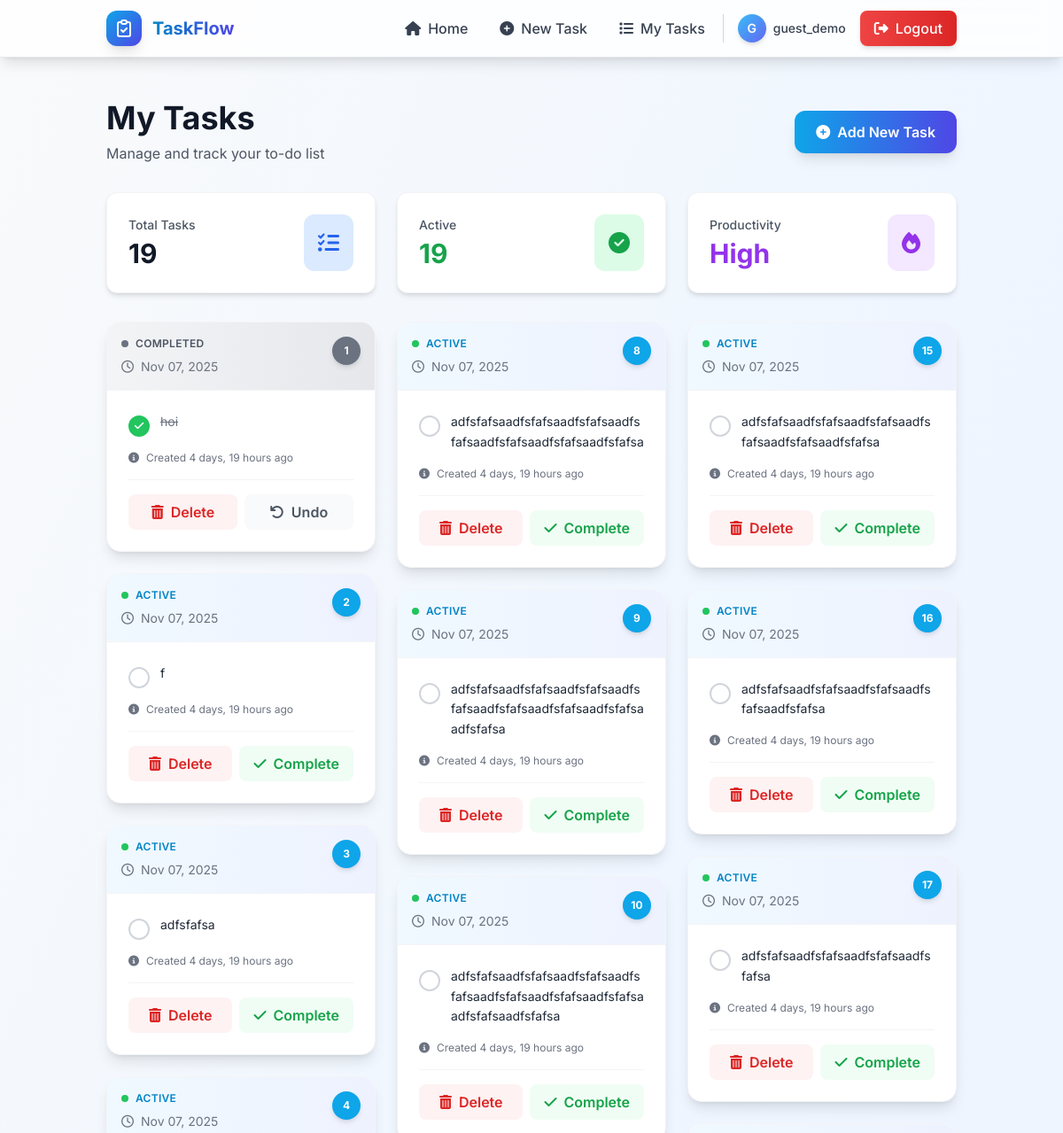
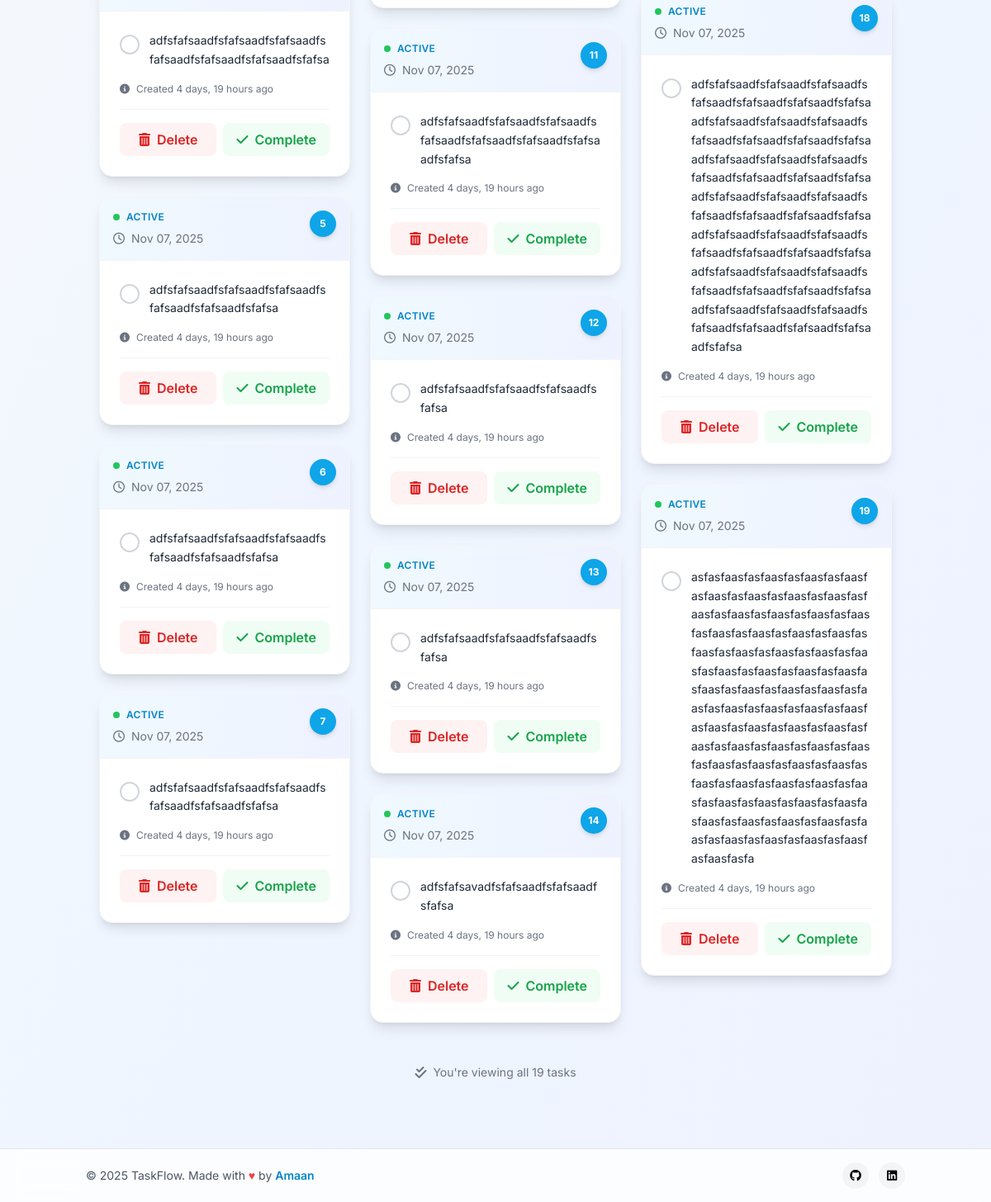
Before: /viewtask/ (signed in) with the older database file (2 pictures, top to bottom).
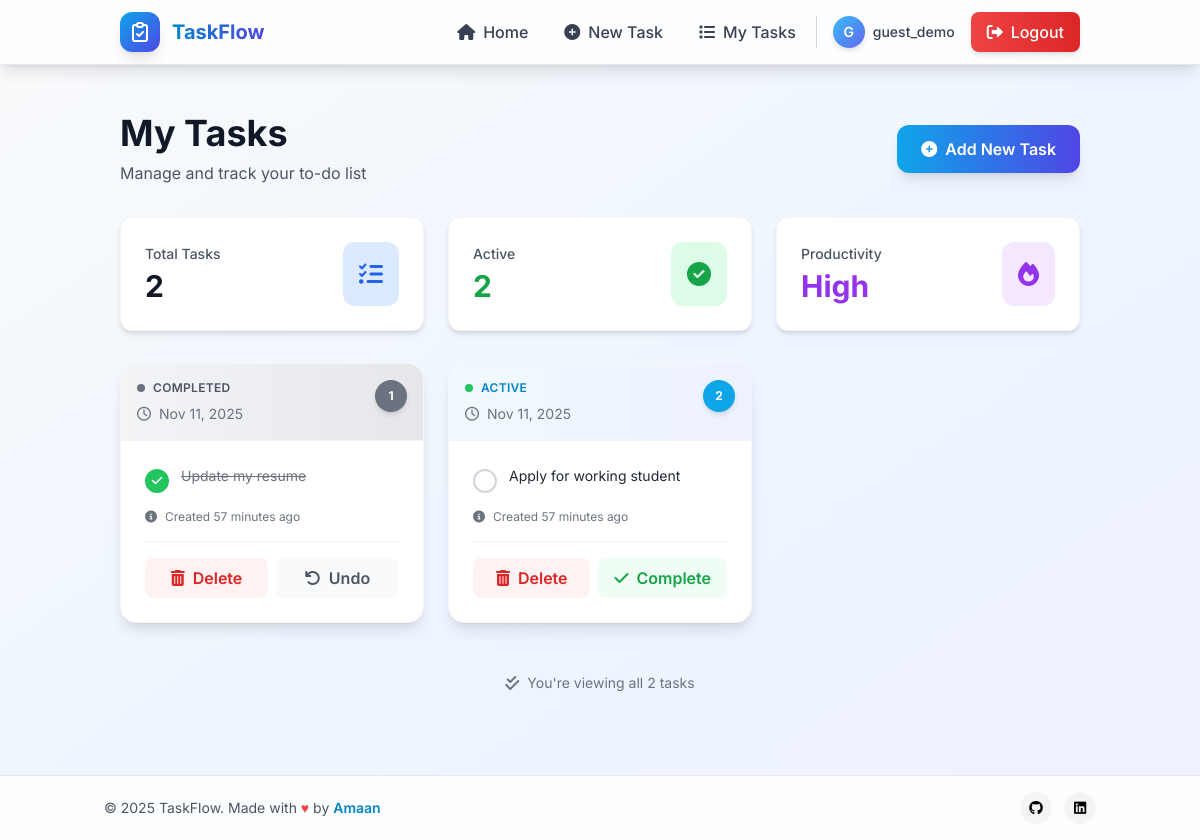
After: the same page with the newer database file.
### eoapp/models.py (models this page shows)
class TaskModel(models.Model):
	us=models.ForeignKey(User,on_delete=models.CASCADE)
	task=models.CharField(max_length=200)
	task_dt=models.DateTimeField(auto_now_add=True)
	is_completed=models.BooleanField(default=False)

### eoapp/views.py (the view)
# urls.py: path("viewtask/",viewtask,name="viewtask"),
def viewtask(request):
	if request.user.is_authenticated:
		d=TaskModel.objects.filter(us=request.user)
		return render(request,'viewtask.html',{'data':d})
	else:
		return redirect('ulogin')

### eoapp/templates/viewtask.html (shortened to what this page needs)
{% extends 'base.html' %}
{% block content %}
<div class="container mx-auto px-4 sm:px-6 lg:px-8 py-12">
  <div
    class="flex flex-col md:flex-row justify-between items-start md:items-center mb-8 gap-4 animate-fade-in"
  >
    <div>
      <h1 class="text-4xl font-bold text-gray-900 mb-2">My Tasks</h1>
      <p class="text-gray-600">Manage and track your to-do list</p>
    </div>
    <a
      href="{% url 'create' %}"
      class="bg-gradient-to-r from-primary-500 to-indigo-600 text-white py-3 px-6 rounded-xl font-semibold shadow-lg hover:shadow-xl hover:from-primary-600 hover:to-indigo-700 transform hover:scale-105 transition-all duration-200 flex items-center space-x-2"
    >
      <i class="fas fa-plus-circle"></i>
      <span>Add New Task</span>
    </a>
  </div>
  {% if data %}
  <div class="grid grid-cols-1 md:grid-cols-3 gap-6 mb-8">
    <div class="bg-white rounded-xl shadow-md p-6 border border-gray-100">
      <div class="flex items-center justify-between">
        <div>
          <p class="text-sm text-gray-600 font-medium mb-1">Total Tasks</p>
          <p class="text-3xl font-bold text-gray-900">{{ data|length }}</p>
        </div>
        <div class="bg-blue-100 p-4 rounded-xl">
          <i class="fas fa-tasks text-blue-600 text-2xl"></i>
        </div>
      </div>
    </div>
    <div class="bg-white rounded-xl shadow-md p-6 border border-gray-100">
      <div class="flex items-center justify-between">
        <div>
          <p class="text-sm text-gray-600 font-medium mb-1">Active</p>
          <p class="text-3xl font-bold text-green-600">{{ data|length }}</p>
        </div>
        <div class="bg-green-100 p-4 rounded-xl">
          <i class="fas fa-check-circle text-green-600 text-2xl"></i>
        </div>
      </div>
    </div>
    <div class="bg-white rounded-xl shadow-md p-6 border border-gray-100">
      <div class="flex items-center justify-between">
        <div>
          <p class="text-sm text-gray-600 font-medium mb-1">Productivity</p>
          <p class="text-3xl font-bold text-purple-600">High</p>
        </div>
        <div class="bg-purple-100 p-4 rounded-xl">
          <i class="fas fa-fire text-purple-600 text-2xl"></i>
        </div>
      </div>
    </div>
  </div>
  <div class="columns-1 md:columns-2 lg:columns-3 gap-6 space-y-6">
    {% for d in data %}
    <div
      class="bg-white rounded-2xl shadow-lg hover:shadow-2xl transition-all duration-300 border border-gray-100 overflow-hidden group animate-slide-in break-inside-avoid mb-6"
    >
      <div
        class="bg-gradient-to-r {% if d.is_completed %}from-gray-100 to-gray-200{% else %}from-primary-50 to-indigo-50{% endif %} p-4 border-b border-gray-100"
      >
        <div class="flex items-start justify-between">
          <div class="flex-1">
            <div class="flex items-center space-x-2 mb-2">
              <div
                class="w-2 h-2 {% if d.is_completed %}bg-gray-500{% else %}bg-green-500 animate-pulse{% endif %} rounded-full"
              ></div>
              <span
                class="text-xs font-semibold {% if d.is_completed %}text-gray-600{% else %}text-primary-600{% endif %} uppercase tracking-wide"
                >{% if d.is_completed %}Completed{% else %}Active{% endif %}</span
              >
            </div>
            <h3 class="text-sm text-gray-500 flex items-center">
              <i class="far fa-clock mr-2"></i>
              {{ d.task_dt|date:"M d, Y" }}
            </h3>
          </div>
          <div
            class="{% if d.is_completed %}bg-gray-500{% else %}bg-primary-500{% endif %} text-white rounded-full w-8 h-8 flex items-center justify-center text-xs font-bold shadow-md"
          >
            {{ forloop.counter }}
          </div>
        </div>
      </div>
      <div class="p-6">
        <div class="flex items-start space-x-3 mb-4">
          <div class="flex-shrink-0 mt-1">
            <div
              class="w-6 h-6 rounded-full border-2 {% if d.is_completed %}bg-green-500 border-green-500 flex items-center justify-center{% else %}border-gray-300 group-hover:border-primary-500{% endif %} transition-colors"
            >
              {% if d.is_completed %}
              <i class="fas fa-check text-white text-xs"></i>
              {% endif %}
            </div>
          </div>
          <p class="{% if d.is_completed %}text-gray-500 line-through{% else %}text-gray-800{% endif %} leading-relaxed flex-1 break-all text-sm">
            {{ d.task }}
          </p>
        </div>
        <div class="text-xs text-gray-500 flex items-center mb-4">
          <i class="fas fa-info-circle mr-2"></i>
          <span>Created {{ d.task_dt|timesince }} ago</span>
        </div>
        <div class="flex space-x-2 pt-4 border-t border-gray-100">
          <button
            onclick="if(confirm('Are you sure you want to delete this task?')) window.location.href='{% url 'deletetask' t=d.id %}';"
            class="flex-1 bg-red-50 hover:bg-red-500 text-red-600 hover:text-white py-2 px-4 rounded-lg font-semibold transition-all duration-200 flex items-center justify-center space-x-2 group"
          >
            <i class="fas fa-trash-alt"></i>
            <span>Delete</span>
          </button>
          <button
            onclick="window.location.href='{% url 'completetask' t=d.id %}';"
            class="flex-1 {% if d.is_completed %}bg-gray-50 hover:bg-gray-500 text-gray-600{% else %}bg-green-50 hover:bg-green-500 text-green-600{% endif %} hover:text-white py-2 px-4 rounded-lg font-semibold transition-all duration-200 flex items-center justify-center space-x-2"
          >
            <i class="fas {% if d.is_completed %}fa-undo{% else %}fa-check{% endif %}"></i>
            <span>{% if d.is_completed %}Undo{% else %}Complete{% endif %}</span>
          </button>
        </div>
      </div>
    </div>
    {% endfor %}
  </div>
  <div class="mt-12 mb-8 text-center">
    <div class="inline-flex items-center space-x-2 text-gray-500">
      <i class="fas fa-check-double"></i>
      <span class="text-sm">You're viewing all {{ data|length }} task{{ data|length|pluralize }}</span>
    </div>
  </div>
  {% endif %}
</div>
{% endblock %}

### templates/base.html (shortened to what this page needs)
<!DOCTYPE html>
<html lang="en" class="scroll-smooth">
  <head>
    <script src="https://cdn.tailwindcss.com"></script>
    <link
      rel="stylesheet"
      href="https://cdnjs.cloudflare.com/ajax/libs/font-awesome/6.4.0/css/all.min.css"
    />
  </head>
  <body
    class="bg-gradient-to-br from-gray-50 via-blue-50 to-indigo-50 min-h-screen flex flex-col"
  >
    <nav
      class="bg-white/80 backdrop-blur-md shadow-lg sticky top-0 z-50 border-b border-gray-200"
    >
      <div class="container mx-auto px-4 sm:px-6 lg:px-8">
        <div class="flex justify-between items-center h-16">
          <a href="{% url 'home' %}" class="flex items-center space-x-3 group">
            <div
              class="bg-gradient-to-br from-primary-500 to-indigo-600 p-2 rounded-xl shadow-lg group-hover:shadow-xl transition-all duration-300 group-hover:scale-110"
            >
              <svg
                class="w-6 h-6 text-white"
                fill="none"
                stroke="currentColor"
                viewBox="0 0 24 24"
              >
                <path
                  stroke-linecap="round"
                  stroke-linejoin="round"
                  stroke-width="2"
                  d="M9 5H7a2 2 0 00-2 2v12a2 2 0 002 2h10a2 2 0 002-2V7a2 2 0 00-2-2h-2M9 5a2 2 0 002 2h2a2 2 0 002-2M9 5a2 2 0 012-2h2a2 2 0 012 2m-6 9l2 2 4-4"
                />
              </svg>
            </div>
            <span
              class="text-xl font-bold bg-gradient-to-r from-primary-600 to-indigo-600 bg-clip-text text-transparent"
            >
            </span>
          </a>
          <div class="hidden md:flex items-center space-x-1">
            {% if user.is_authenticated %}
            <a
              href="{% url 'home' %}"
              class="px-4 py-2 rounded-lg text-gray-700 hover:bg-primary-50 hover:text-primary-600 transition-all duration-200 font-medium"
            >
              <i class="fas fa-home mr-2"></i>Home
            </a>
            <a
              href="{% url 'create' %}"
              class="px-4 py-2 rounded-lg text-gray-700 hover:bg-primary-50 hover:text-primary-600 transition-all duration-200 font-medium"
            >
              <i class="fas fa-plus-circle mr-2"></i>New Task
            </a>
            <a
              href="{% url 'viewtask' %}"
              class="px-4 py-2 rounded-lg text-gray-700 hover:bg-primary-50 hover:text-primary-600 transition-all duration-200 font-medium"
            >
              <i class="fas fa-list mr-2"></i>My Tasks
            </a>
            <div class="flex items-center space-x-3 px-3">
              <div class="flex items-center space-x-2">
                <div
                  class="w-8 h-8 rounded-full bg-gradient-to-br from-primary-400 to-indigo-500 flex items-center justify-center text-white font-semibold text-sm shadow-md"
                >
                  {{ user.username|first|upper }}
                </div>
                <span class="text-sm font-medium text-gray-700"
                  >{{ user.username }}</span
                >
              </div>
            </div>
            <a
              href="{% url 'ulogout' %}"
              class="ml-2 px-4 py-2 bg-gradient-to-r from-red-500 to-red-600 text-white rounded-lg hover:from-red-600 hover:to-red-700 transition-all duration-200 font-medium shadow-md hover:shadow-lg"
            >
              <i class="fas fa-sign-out-alt mr-2"></i>Logout
            </a>
            {% endif %}
          </div>
        </div>
      </div>
    </nav>
    <main class="animate-fade-in flex-grow">{% block content %} {% endblock %}</main>
    <footer class="bg-white/80 backdrop-blur-md border-t border-gray-200">
      <div class="container mx-auto px-4 py-4">
        <div
          class="flex flex-col sm:flex-row justify-between items-center space-y-2 sm:space-y-0"
        >
          <p class="text-sm text-gray-600">
            © 2025 TaskFlow. Made with
            <span class="text-red-500">♥</span> by
            <a
              href="https://github.com/Amaan6674"
              target="_blank"
              class="font-semibold text-primary-600 hover:text-primary-700 transition-colors"
              >Amaan</a
            >
          </p>
          <div class="flex space-x-3">
            <a
              href="https://github.com/Amaan6674"
              target="_blank"
              class="w-8 h-8 rounded-full bg-gray-100 hover:bg-gray-900 hover:text-white flex items-center justify-center transition-all duration-300 hover:scale-110"
              title="GitHub"
            >
              <i class="fab fa-github text-sm"></i>
            </a>
            <a
              href="https://linkedin.com/in/amaan6674"
              target="_blank"
              class="w-8 h-8 rounded-full bg-gray-100 hover:bg-blue-600 hover:text-white flex items-center justify-center transition-all duration-300 hover:scale-110"
              title="LinkedIn"
            >
              <i class="fab fa-linkedin text-sm"></i>
            </a>
          </div>
        </div>
      </div>
    </footer>
  </body>
</html>

### templates/base.html (style rules this page uses)
body { font-family: "Inter", sans-serif; }

Changed rows visible on the page:
removed TaskModel: is_completed True (drawn), task_dt "Nov 07, 2025", task "hoi", task_dt "4 days, 19 hours"
removed TaskModel: is_completed False (drawn), task_dt "Nov 07, 2025", task "f", task_dt "4 days, 19 hours"
removed TaskModel: is_completed False (drawn), task_dt "Nov 07, 2025", task "adfsfafsa", task_dt "4 days, 19 hours"
removed TaskModel: is_completed False (drawn), task_dt "Nov 07, 2025", task "adfsfafsaadfsfafsaadfsfafsaadfsfafsaadfsfafsaadfsfafsaadfsfafsa", task_dt "4 days, 19 hours"
removed TaskModel: is_completed False (drawn), task_dt "Nov 07, 2025", task "adfsfafsaadfsfafsaadfsfafsaadfsfafsaadfsfafsaadfsfafsa", task_dt "4 days, 19 hours"
removed TaskModel: is_completed False (drawn), task_dt "Nov 07, 2025", task "adfsfafsaadfsfafsaadfsfafsaadfsfafsaadfsfafsaadfsfafsa", task_dt "4 days, 19 hours"
removed TaskModel: is_completed False (drawn), task_dt "Nov 07, 2025", task "adfsfafsaadfsfafsaadfsfafsaadfsfafsaadfsfafsaadfsfafsa", task_dt "4 days, 19 hours"
removed TaskModel: is_completed False (drawn), task_dt "Nov 07, 2025", task "adfsfafsaadfsfafsaadfsfafsaadfsfafsaadfsfafsaadfsfafsaadfsfafsa", task_dt "4 days, 19 hours"
removed TaskModel: is_completed False (drawn), task_dt "Nov 07, 2025", task "adfsfafsaadfsfafsaadfsfafsaadfsfafsaadfsfafsaadfsfafsaadfsfafsaadfsfafsa", task_dt "4 days, 19 hours"
removed TaskModel: is_completed False (drawn), task_dt "Nov 07, 2025", task "adfsfafsaadfsfafsaadfsfafsaadfsfafsaadfsfafsaadfsfafsaadfsfafsaadfsfafsaadfsfafsa", task_dt "4 days, 19 hours"
removed TaskModel: is_completed False (drawn), task_dt "Nov 07, 2025", task "adfsfafsaadfsfafsaadfsfafsaadfsfafsaadfsfafsaadfsfafsaadfsfafsaadfsfafsa", task_dt "4 days, 19 hours"
removed TaskModel: is_completed False (drawn), task_dt "Nov 07, 2025", task "adfsfafsaadfsfafsaadfsfafsaadfsfafsa", task_dt "4 days, 19 hours"
removed TaskModel: is_completed False (drawn), task_dt "Nov 07, 2025", task "adfsfafsaadfsfafsaadfsfafsaadfsfafsa", task_dt "4 days, 19 hours"
removed TaskModel: is_completed False (drawn), task_dt "Nov 07, 2025", task "adfsfafsavadfsfafsaadfsfafsaadfsfafsa", task_dt "4 days, 19 hours"
removed TaskModel: is_completed False (drawn), task_dt "Nov 07, 2025", task "adfsfafsaadfsfafsaadfsfafsaadfsfafsaadfsfafsaadfsfafsa", task_dt "4 days, 19 hours"
removed TaskModel: is_completed False (drawn), task_dt "Nov 07, 2025", task "adfsfafsaadfsfafsaadfsfafsaadfsfafsaadfsfafsa", task_dt "4 days, 19 hours"
removed TaskModel: is_completed False (drawn), task_dt "Nov 07, 2025", task "adfsfafsaadfsfafsaadfsfafsaadfsfafsa", task_dt "4 days, 19 hours"
removed TaskModel: is_completed False (drawn), task_dt "Nov 07, 2025", task "adfsfafsaadfsfafsaadfsfafsaadfsfafsaadfsfafsaadfsfafsaadfsfafsaadfsfafsaadfsfafsaadfsfafsaadfsfafsaadfsfafsaadfsfafsaadfsfafsaadfsfafsaadfsfafsaadfsfafsaadfsfafsaadfsfafsaadfsfafsaadfsfafsaadfsfafsaadfsfafsaadfsfafsaadfsfafsaadfsfafsaadfsfafsaadfsfafsaadfsfafsaadfsfafsaadfsfafsaadfsfafsaadfsfafsaadfsfafsaadfsfafsaadfsfafsaadfsfafsaadfsfafsaadfsfafsaadfsfafsaadfsfafsaadfsfafsaadfsfafsaadfsfafsaadfsfafsaadfsfafsaadfsfafsaadfsfafsaadfsfafsaadfsfafsa", task_dt "4 days, 19 hours"
removed TaskModel: is_completed False (drawn), task_dt "Nov 07, 2025", task "asfasfaasfasfaasfasfaasfasfaasfasfaasfasfaasfasfaasfasfaasfasfaasfasfaasfasfaasfasfaasfasfaasfasfaasfasfaasfasfaasfasfaasfasfaasfasfaasfasfaasfasfaasfasfaasfasfaasfasfaasfasfaasfasfaasfasfaasfasfaasfasfaasfasfaasfasfaasfasfaasfasfaasfasfaasfasfaasfasfaasfasfaasfasfaasfasfaasfasfaasfasfaasfasfaasfasfaasfasfaasfasfaasfasfaasfasfaasfasfaasfasfaasfasfaasfasfaasfasfaasfasfaasfasfaasfasfaasfasfaasfasfaasfasfaasfasfaasfasfaasfasfaasfasfaasfasfaasfasfaasfasfaasfasfaasfasfaasfasfa", task_dt "4 days, 19 hours"
added TaskModel: is_completed True (drawn), task_dt "Nov 11, 2025", task "Update my resume", task_dt "57 minutes"
added TaskModel: is_completed False (drawn), task_dt "Nov 11, 2025", task "Apply for working student", task_dt "57 minutes"
Other visible differences:
{{ data|length }}: "19" → "2"
